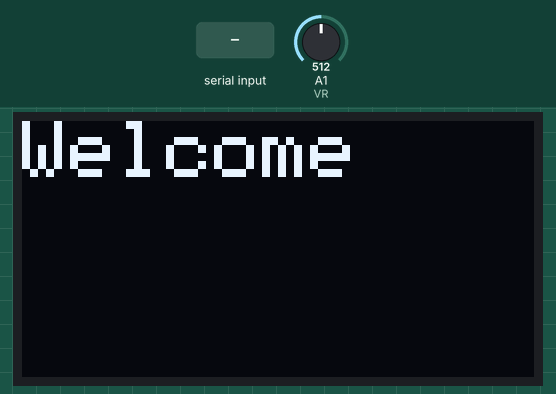
This sketch was run on a simulated Arduino Uno, built with avr-gcc and run on an emulated ATmega328P. On the bench: 128×64 one-colour display. The test bench sets the inputs (shaded band); at power-on: A1 (VR) = 512. What the sketch prints to the serial monitor is not drawn.

Above: at 0.1 s.
1.7 s: "1" received over Serial
At 3.4 s:
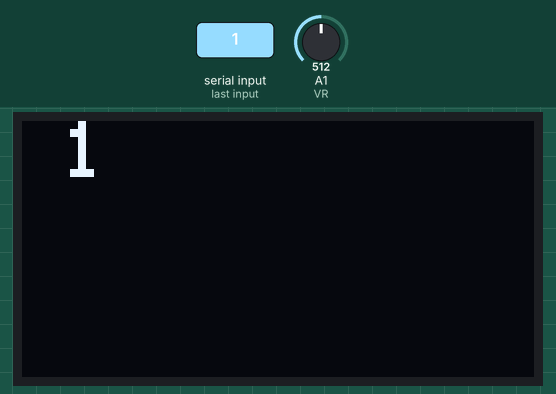
6.6 s: "0" received over Serial
At 8.6 s:
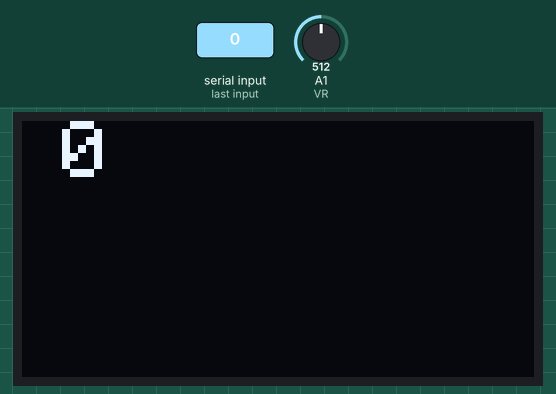
Timing chart, 0 to 10.1 s (numbered marks = the images above; inputs shaded):
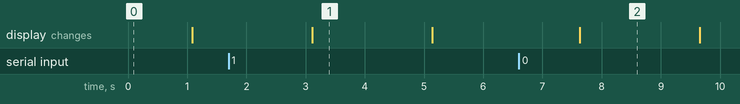

Measured:
- after the input at 1.7 s, the display: changes after 1.4 s (image 1)
- after the input at 6.6 s, the display: changes after 1.0 s (image 2)
- what the display in image 1 shows lasts 2.0 s, from 3.1 s to 5.1 s

The sketch:

Lab8Exercise2.ino
```cpp
#include<splash.h>
#include <SPI.h>
#include <Wire.h>
#include <Adafruit_GFX.h>
#include <Adafruit_SPITFT.h>
#include <Adafruit_SPITFT_Macros.h>
#include<gfxfont.h>
#include <Adafruit_SSD1306.h>
#define SCREEN_WIDTH 128 // OLED display width, in pixels
#define SCREEN_HEIGHT 64 // OLED display height,in pixels
#define OLED_RESET  -1 // Reset pin # (or 1 if sharing Arduino reset pin)
Adafruit_SSD1306 display(SCREEN_WIDTH, SCREEN_HEIGHT, &Wire, OLED_RESET);
int rx = 0;
int tx = 1;
int READ;
int VR = A1;
void setup() {
  // put your setup code here, to run once:
  display.begin(SSD1306_SWITCHCAPVCC, 0x3c);
  pinMode(rx,OUTPUT);
  pinMode(tx,INPUT);
  display.clearDisplay();
  display.setTextSize(2);
  display.setTextColor(WHITE);
  display.setCursor(0,0);
  display.println("Welcome");
  display.display();
  Serial.begin(9600);

}

void loop() {
  // put your main code here, to run repeatedly:
  READ = analogRead(VR);
  Serial.print(READ);
  String ar2 = Serial.readString();
  display.clearDisplay();
  display.setTextSize(2);
  display.setTextColor(WHITE);
  display.setCursor(10,0);
  display.println(ar2);
  display.display();
  delay(1000);
}
```
